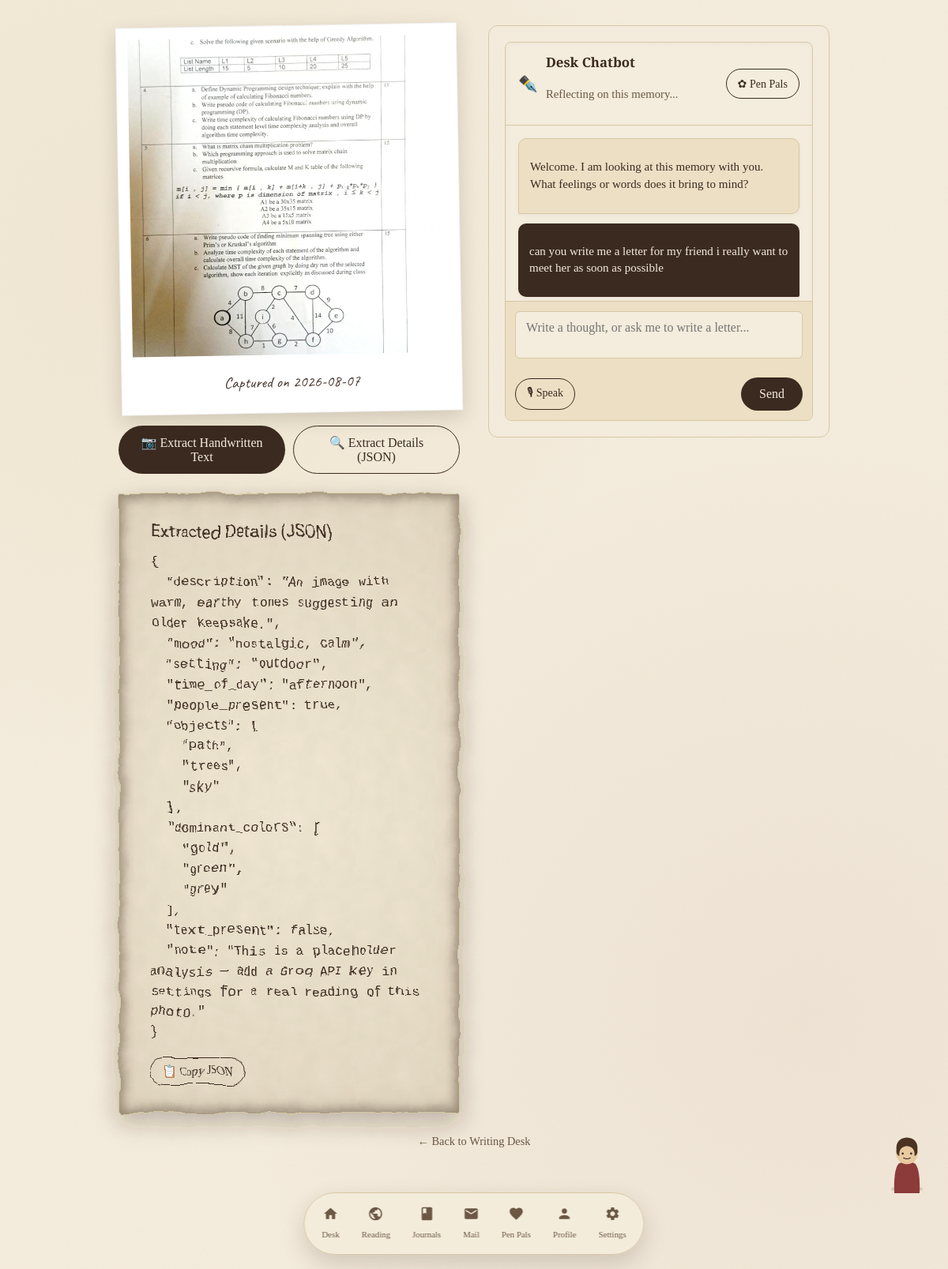
The page /desk/memory/1 (signed in) on the database its author committed.
### tables this page shows
CREATE TABLE memories (
    id INTEGER PRIMARY KEY AUTOINCREMENT,
    user_id INTEGER NOT NULL,
    image_path TEXT NOT NULL,
    caption TEXT DEFAULT '',
    mood TEXT DEFAULT '',
    is_blurry INTEGER DEFAULT 0,
    extracted_text TEXT DEFAULT '',
    extracted_json TEXT DEFAULT '',
    created_at TEXT NOT NULL,
    FOREIGN KEY (user_id) REFERENCES users (id)
);

CREATE TABLE memory_chats (
    id INTEGER PRIMARY KEY AUTOINCREMENT,
    memory_id INTEGER NOT NULL,
    sender TEXT NOT NULL,
    message TEXT NOT NULL,
    created_at TEXT NOT NULL,
    FOREIGN KEY (memory_id) REFERENCES memories (id) ON DELETE CASCADE
);

### app.py (the view)
@app.route("/desk/memory/<int:memory_id>")
@login_required
def view_memory(memory_id):
    me = current_user()
    conn = db.get_db()
    memory = conn.execute(
        "SELECT * FROM memories WHERE id = ? AND user_id = ?", (memory_id, me["id"])
    ).fetchone()
    if not memory:
        conn.close()
        abort(404)
    chats = conn.execute(
        "SELECT * FROM memory_chats WHERE memory_id = ? ORDER BY id ASC", (memory_id,)
    ).fetchall()
    conn.close()
    return render_template("memory_detail.html", memory=memory, chats=chats)

### app.py (called while the page is built)
def current_user():
    if "user_id" not in session:
        return None
    try:
        conn = db.get_db()
        user = conn.execute("SELECT * FROM users WHERE id = ?", (session["user_id"],)).fetchone()
        conn.close()
        return user
    except sqlite3.OperationalError:
        db.init_db()
        try:
            conn = db.get_db()
            user = conn.execute("SELECT * FROM users WHERE id = ?", (session["user_id"],)).fetchone()
            conn.close()
            return user
        except sqlite3.OperationalError:
            return None

def login_required(view):
    @wraps(view)
    def wrapped(*args, **kwargs):
        if "user_id" not in session:
            flash("Please sign in to open your writing desk.", "info")
            return redirect(url_for("login"))
        if current_user() is None:
            session.clear()
            flash("Your session has expired. Please sign in again.", "info")
            return redirect(url_for("login"))
        return view(*args, **kwargs)
    return wrapped

@app.context_processor
def inject_globals():
    return {"me": current_user()}

### db.py (called while the page is built)
def get_db():
    conn = sqlite3.connect(DB_PATH)
    conn.row_factory = sqlite3.Row
    conn.execute("PRAGMA foreign_keys = ON")
    return conn

### templates/memory_detail.html (shortened to what this page needs)
{% extends "base.html" %}
{% block content %}
<div class="memory-container">
  <div class="memory-split">
    <div class="memory-card-side">
      <div class="polaroid-frame">
        <img src="{{ url_for('static', filename=memory['image_path']) }}" class="polaroid-image" alt="Uploaded Memory">
        <div class="polaroid-caption">
          <p class="polaroid-date">Captured on {{ memory['created_at'][:10] }}</p>
        </div>
      </div>
      <div class="memory-actions-panel" style="display:flex; gap:10px; flex-wrap:wrap;">
        <form action="{{ url_for('extract_text_memory', memory_id=memory['id']) }}" method="POST" style="display:inline; flex:1;">
          <button type="submit" class="btn btn-ink btn-block">
            📷 Extract Handwritten Text
          </button>
        </form>
        <form action="{{ url_for('extract_details_memory', memory_id=memory['id']) }}" method="POST" style="display:inline; flex:1;">
          <button type="submit" class="btn btn-outline btn-block">
            🔍 Extract Details (JSON)
          </button>
        </form>
      </div>
      {% if memory['extracted_json'] %}
        <div class="transcription-letter-wrap">
          <div class="burnt-paper unfolded-letter">
            <h3 class="cursive-sub">Extracted Details (JSON)</h3>
            <pre class="letter-body-text" id="extracted-json-body" style="white-space: pre-wrap; word-break: break-word; font-family: 'Courier New', monospace; font-size: 0.9em;">{{ memory['extracted_json'] }}</pre>
            <div class="letter-controls" style="margin-top: 18px;">
              <button type="button" class="btn btn-outline btn-small" id="btn-copy-json">📋 Copy JSON</button>
            </div>
          </div>
        </div>
      {% endif %}
    </div>
    <div class="memory-chat-side">
      <div class="chat-container">
        <div class="chat-header" style="justify-content: space-between; align-items: center;">
          <div style="display:flex; align-items:center; gap:10px;">
            <div class="quill-icon">✒️</div>
            <div>
              <h3>Desk Chatbot</h3>
              <p class="muted">Reflecting on this memory...</p>
            </div>
          </div>
          <a href="{{ url_for('penpals') }}" class="btn btn-outline btn-small" title="Find or manage Pen Pals">✿ Pen Pals</a>
        </div>
        <div class="chat-log" id="chat-log">
          <div class="chat-bubble ai-bubble">
            <p>Welcome. I am looking at this memory with you. What feelings or words does it bring to mind?</p>
          </div>
          {% for chat in chats %}
            <div class="chat-bubble {{ 'user-bubble' if chat['sender'] == 'user' else 'ai-bubble' }}">
              <p>{{ chat['message'] }}</p>
            </div>
          {% endfor %}
        </div>
        <form id="chat-form" class="chat-input-area dearly-form">
          <textarea id="chat-message-input" rows="2" placeholder="Write a thought, or ask me to write a letter..." required></textarea>
          <div class="chat-controls">
            <button type="button" class="btn btn-outline btn-small" id="btn-chat-mic">🎙 Speak</button>
            <button type="submit" class="btn btn-ink">Send</button>
          </div>
        </form>
      </div>
    </div>
  </div>
  <div style="margin-top: 24px; text-align: center;">
    <a href="{{ url_for('desk') }}" class="form-footnote">← Back to Writing Desk</a>
  </div>
</div>
{% endblock %}

### templates/base.html (shortened to what this page needs)
<!DOCTYPE html>
<html lang="en">
<head>
<link rel="stylesheet" href="{{ url_for('static', filename='css/style.css') }}">
</head>
<body class="{% block bodyclass %}{% endblock %}">
<div class="grain-overlay"></div>
<main class="page-wrap">
  {% block content %}{% endblock %}
</main>
{% if me %}
<nav class="floating-nav" aria-label="Main navigation">
  <a href="{{ url_for('desk') }}" class="nav-item {{ 'active' if request.endpoint == 'desk' }}" title="Writing Desk">
    <span class="nav-icon-svg">
      <svg class="nav-svg" viewBox="0 0 24 24" width="20" height="20">
        <path d="M10 20v-6h4v6h5v-8h3L12 3 2 12h3v8z" fill="currentColor"/>
      </svg>
    </span>
    <span class="nav-label">Desk</span>
  </a>
  <a href="{{ url_for('reading_room') }}" class="nav-item {{ 'active' if request.endpoint in ['reading_room','journal_detail'] }}" title="Reading Room">
    <span class="nav-icon-svg">
    </span>
    <span class="nav-label">Reading</span>
  </a>
  <a href="{{ url_for('my_journals') }}" class="nav-item {{ 'active' if request.endpoint in ['my_journals','new_journal'] }}" title="My Journals">
    <span class="nav-icon-svg">
      <svg class="nav-svg" viewBox="0 0 24 24" width="20" height="20">
        <path d="M18 2H6c-1.1 0-2 .9-2 2v16c0 1.1.9 2 2 2h12c1.1 0 2-.9 2-2V4c0-1.1-.9-2-2-2zM6 4h5v8l-2.5-1.5L6 12V4z" fill="currentColor"/>
      </svg>
    </span>
    <span class="nav-label">Journals</span>
  </a>
  <a href="{{ url_for('mailbox') }}" class="nav-item {{ 'active' if request.endpoint in ['mailbox','send_letter'] }}" title="Mailbox">
    <span class="nav-icon-svg">
      <svg class="nav-svg" viewBox="0 0 24 24" width="20" height="20">
        <path d="M20 4H4c-1.1 0-1.99.9-1.99 2L2 18c0 1.1.9 2 2 2h16c1.1 0 2-.9 2-2V6c0-1.1-.9-2-2-2zm0 4l-8 5-8-5V6l8 5 8-5v2z" fill="currentColor"/>
      </svg>
    </span>
    <span class="nav-label">Mail</span>
  </a>
  <a href="{{ url_for('penpals') }}" class="nav-item {{ 'active' if request.endpoint == 'penpals' }}" title="Pen Pals">
    <span class="nav-icon-svg">
      <svg class="nav-svg" viewBox="0 0 24 24" width="20" height="20">
        <path d="M12 21.35l-1.45-1.32C5.4 15.36 2 12.28 2 8.5 2 5.42 4.42 3 7.5 3c1.74 0 3.41.81 4.5 2.09C13.09 3.81 14.76 3 16.5 3 19.58 3 22 5.42 22 8.5c0 3.78-3.4 6.86-8.55 11.54L12 21.35z" fill="currentColor"/>
      </svg>
    </span>
    <span class="nav-label">Pen Pals</span>
  </a>
  <a href="{{ url_for('profile', username=me['username']) }}" class="nav-item {{ 'active' if request.endpoint == 'profile' }}" title="Profile">
    <span class="nav-icon-svg">
      <svg class="nav-svg" viewBox="0 0 24 24" width="20" height="20">
        <path d="M12 12c2.21 0 4-1.79 4-4s-1.79-4-4-4-4 1.79-4 4 1.79 4 4 4zm0 2c-2.67 0-8 1.34-8 4v2h16v-2c0-2.66-5.33-4-8-4z" fill="currentColor"/>
      </svg>
    </span>
    <span class="nav-label">Profile</span>
  </a>
  <a href="{{ url_for('settings') }}" class="nav-item {{ 'active' if request.endpoint == 'settings' }}" title="Settings">
    <span class="nav-icon-svg">
    </span>
    <span class="nav-label">Settings</span>
  </a>
</nav>
<div class="liyaah-companion" id="liyaah" aria-hidden="true">
</div>
{% endif %}
</body>
</html>

### rows shown on the page
memories: image_path (picture), created_at "2026-08-07", extracted_json "{ \"description\": \"An image with warm, earthy tones suggesting an older keepsake.\", \"mood\": \"nostalgic, calm\", \"setting\": \"outdoor\", \"time_of_day\": \"afternoon\", \"people_present\": true, \"objects\": [ \"path\", \"trees\", \"sky\" ], \"dominant_colors\": [ \"gold\", \"green\", \"grey\" ], \"text_present\": false, \"note\": \"This is a placeholder analysis — add a Groq API key in Settings for a real reading of this photo.\" }"
memory_chats: message "can you write me a letter for my friend i really want to meet her as soon as possible"
